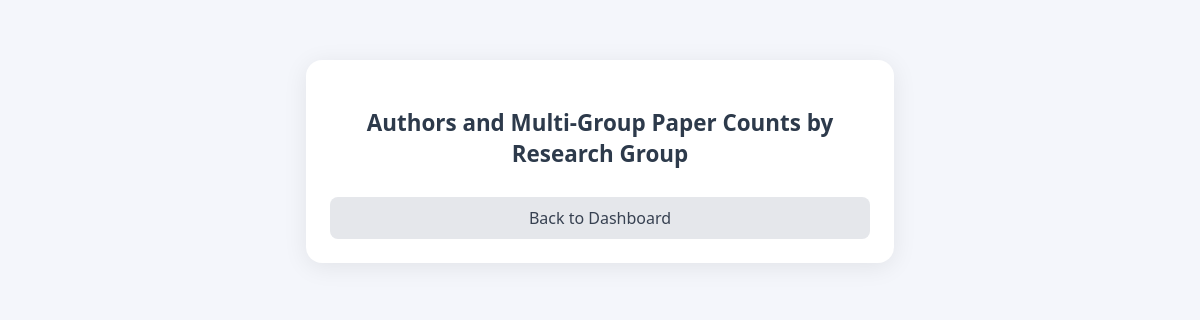
Page /report/group-author-multi-group/ on the earlier database version.
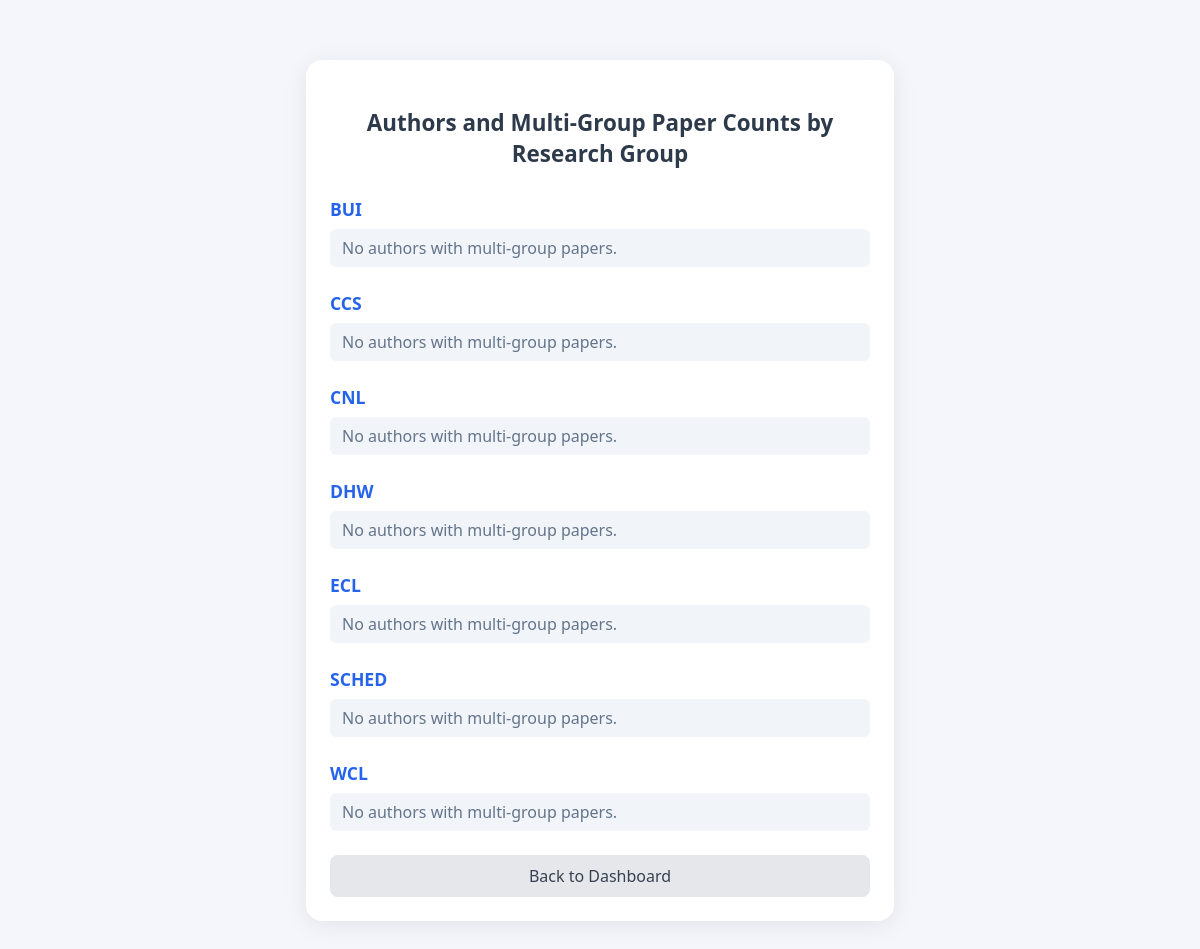
Same page on the later database version.
### research/models.py (models this page shows, shortened)
class ResearchGroup(models.Model):
    name = models.CharField(max_length=255, unique=True)

### research/views.py (the view)
# urls.py: path('report/group-author-multi-group/', views.report_group_author_multi_group, name='report_group_author_multi_group'),
def report_group_author_multi_group(request):
    result = {}
    for group in ResearchGroup.objects.all():
        authors = Author.objects.filter(research_group=group)
        author_pubs = {}
        for author in authors:
            pubs = []
            for ap in author.authorpublication_set.all():
                pub = ap.publication
                groups = set(pub.authorpublication_set.select_related('author__research_group').values_list('author__research_group__name', flat=True))
                if len(groups) > 1:
                    pubs.append(pub)
            if pubs:
                author_pubs[author.__str__()] = pubs
        result[group.name] = author_pubs
    return render(request, 'research/report_group_author_multi_group.html', {'data': result})

### research/templates/research/report_group_author_multi_group.html (shortened to what this page needs)
<!DOCTYPE html>
<html lang="en">
  <head>
  </head>
  <body>
    <div class="container">
      <h1>Authors and Multi-Group Paper Counts by Research Group</h1>
      {% for group, authors in data.items %}
      <h2>{{ group }}</h2>
      {% if authors %}
        {% for author, papers in authors.items %}
        <h3>{{ author }}</h3>
        <div class="card-grid">
          {% for paper in papers %}
          <div class="card">
            <h4>{{ paper.title }}</h4>
            <p><strong>Date:</strong> {{ paper.publication_date }}</p>
            <p><strong>Keywords:</strong> {{ paper.keywords }}</p>
            <p><strong>Abstract:</strong> {{ paper.abstract|truncatewords:30 }}</p>
            <p><strong>Authors:</strong> {% for ap in paper.authorpublication_set.all %}{{ ap.author }}{% if not forloop.last %}, {% endif %}{% endfor %}</p>
            {% if paper.url %}<p><a href="{{ paper.url }}" target="_blank">View Publication</a></p>{% endif %}
          </div>
          {% endfor %}
        </div>
        {% endfor %}
      {% else %}
      <div class="no-authors">No authors with multi-group papers.</div>
      {% endif %}
      {% endfor %}
      <a class="back-link" href="{% url 'index' %}">Back to Dashboard</a>
    </div>
  </body>
</html>

Differences in the rows shown:
added ResearchGroup: data "BUI"
added ResearchGroup: data "CCS"
added ResearchGroup: data "CNL"
added ResearchGroup: data "DHW"
added ResearchGroup: data "ECL"
added ResearchGroup: data "SCHED"
added ResearchGroup: data "WCL"
Other differences:
new list line: "No authors with multi-group papers."
